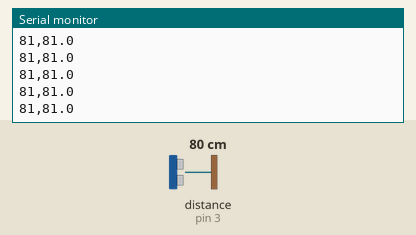
The sketch below on a simulated Arduino Uno, built with avr-gcc and run on an emulated ATmega328P. Parts: the last lines printed to the serial monitor. Inputs (shaded band) come from the test bench; at power-on: distance to the obstacle (sensor on pin 3) 80 cm. The echo pulse lasts 58.3 µs per cm.

Above: at 1.2 s.
1.3 s: distance to the obstacle (sensor on pin 3) set to 2 cm
At 1.36 s:
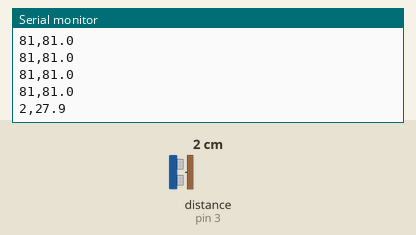
2.8 s: distance to the obstacle (sensor on pin 3) set to 4 cm
At 2.83 s:
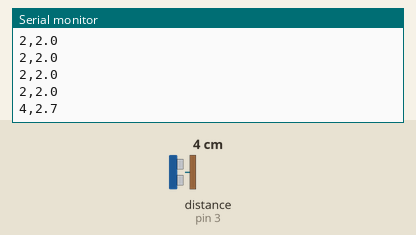
Timing chart, 0 to 5.8 s (numbered marks = the images above; inputs shaded):
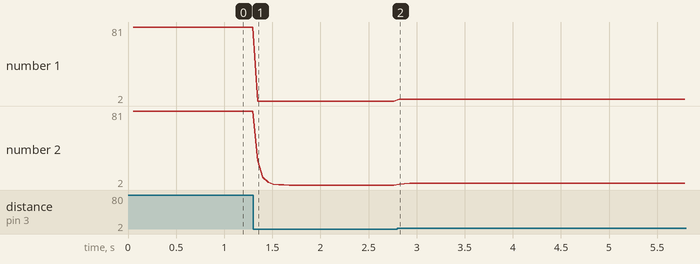

The sketch:

test-ema-uno.ino
```cpp
/*
 * Banco B — Test EMA aislado solo UNO (sin ESP32, sin nRF24L01, sin L298N)
 * Filtro: stats/ema_filter.py:15 -> rover.ino:66  (α=0.2 HU-03 / RNF-2.1)
 * Wiring: HC-SR04 VCC→5V GND→GND TRIG→D2 ECHO→D3  (rover.ino:42)
 * Salida: Serial 115200  "raw,ema"  para Serial Plotter (Tools → Serial Plotter)
 * Uso: mueve una carpeta/cartón 10→100 cm frente al HC-SR04, ve raw (ruidosa) vs ema (suave).
 */
#include <Arduino.h>
#include <NewPing.h>

#define ULTRASONIC_TRIG 2
#define ULTRASONIC_ECHO 3
#define MAX_DISTANCE_CM 200
#define EMA_ALPHA 0.2f          // HU-03 / RNF-2.1  — mismo que stats/ema_filter.py:17

NewPing sonar(ULTRASONIC_TRIG, ULTRASONIC_ECHO, MAX_DISTANCE_CM);

float ema = 0;
bool inited = false;
unsigned long lastPrint = 0;

void setup() {
  Serial.begin(115200);
  while (!Serial) delay(10);
  Serial.println("raw,ema"); // header para Plotter (CSV)
  Serial.println("=== Test EMA UNO — solo HC-SR04 α=0.2 ===");
  Serial.println("Mueve objeto 10-100 cm frente al sensor. raw=ruidoso, ema=filtrado.");
}

void loop() {
  // NewPing ping_cm() ya filtra timeout; 0 = sin eco
  unsigned int raw = sonar.ping_cm();
  // Mantener último valor si no hay eco (evita caídas a 0)
  static unsigned int lastRaw = 50;
  if (raw == 0 || raw > MAX_DISTANCE_CM) raw = lastRaw;
  else lastRaw = raw;

  if (!inited) {
    ema = raw;
    inited = true;
  } else {
    ema = EMA_ALPHA * raw + (1.0f - EMA_ALPHA) * ema;
  }

  // 20 Hz (50 ms) — suficiente para Plotter, evita saturar Serial
  if (millis() - lastPrint >= 50) {
    lastPrint = millis();
    Serial.print(raw);
    Serial.print(",");
    Serial.println(ema, 1); // 1 decimal
  }

  delay(10);
}
```

Measured:
- after the input at 1.3 s, the serial monitor: prints a new line after 0.05 s (image 1)
- after the input at 2.8 s, the serial monitor: prints a new line at once (image 2)
- plotted number 1: 81 → 2 after the input at 1.3 s
- plotted number 2: 81 → 2 after the input at 1.3 s
